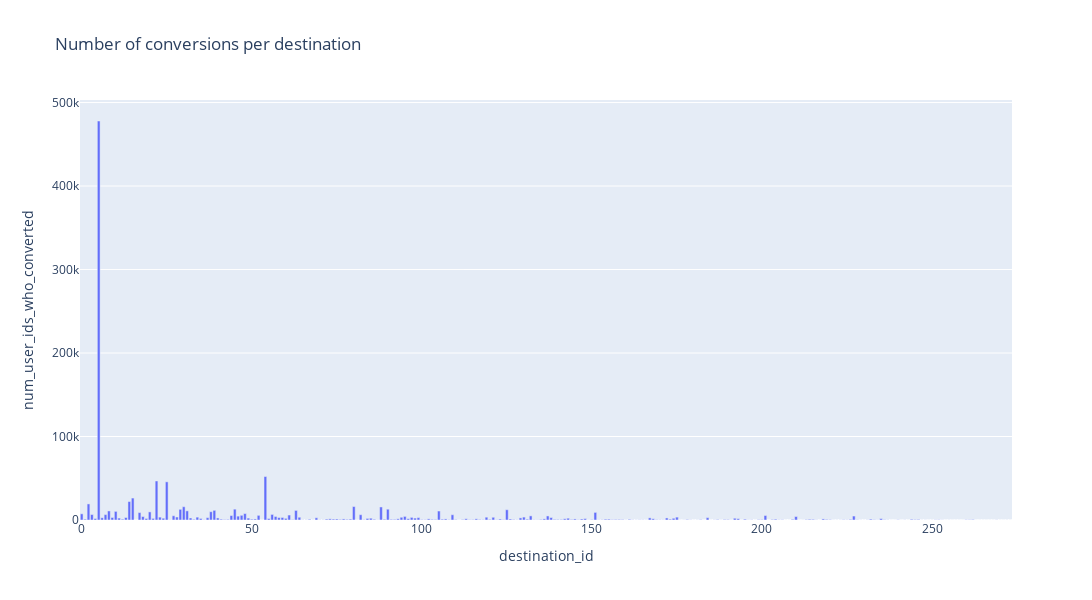
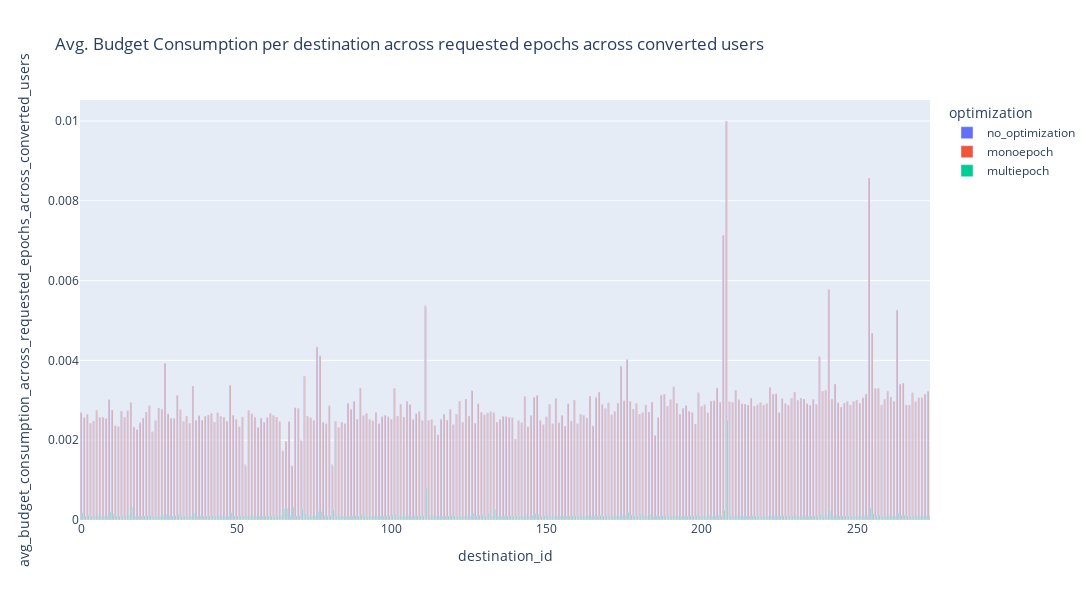
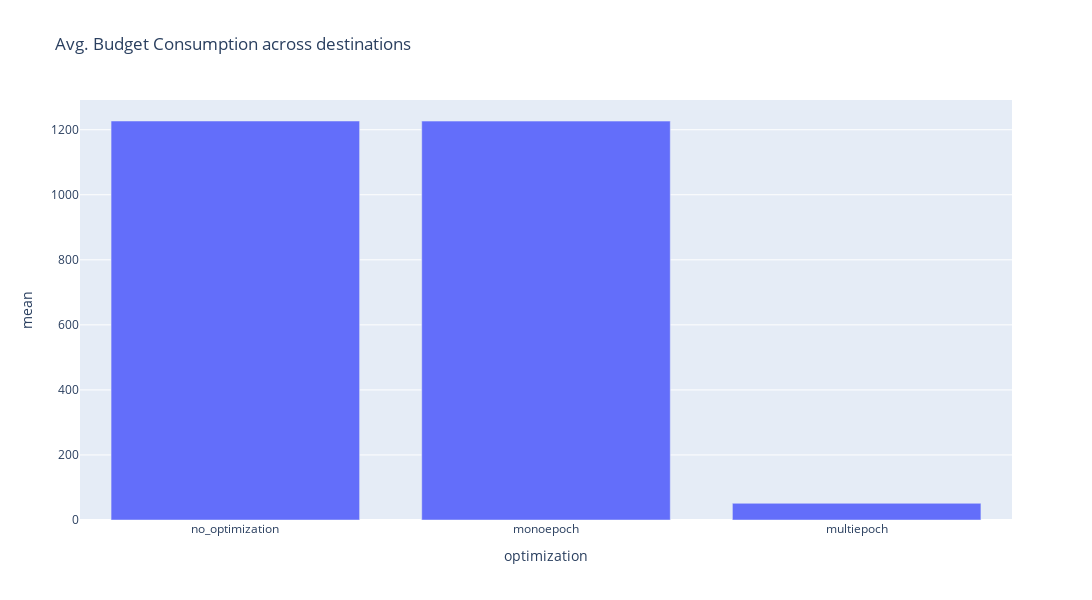
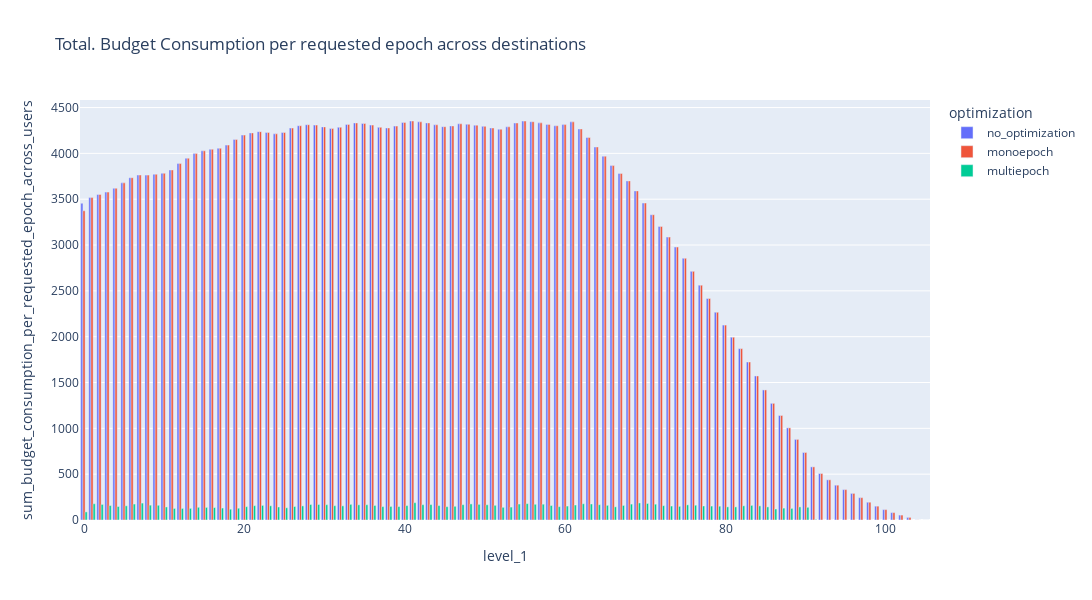

The notebook cell these images were saved under, in order:
### Code cell
path = "ray/criteo/optimizations/run_and_report_2024-03-16_03-28-43"
_, destinations_df, total_users_converted = analyze_budget_consumption(path, get_user_logs=False, get_destination_logs=True)
plot_budget_consumption(destinations_df)

### Figure 1 — Plotly figure (JSON) as saved in the notebook; plotly's stock layout.template omitted (floating-point values rounded to 4 significant figures; data arrays with more than 128 entries replaced by an {"elided": "..."} marker saying what was removed)
{"data": [{"alignmentgroup": "True", "hovertemplate": "destination_id=%{x}<br>num_user_ids_who_converted=%{y}<extra></extra>", "legendgroup": "", "marker": {"color": "#636efa", "pattern": {"shape": ""}}, "name": "", "offsetgroup": "", "orientation": "v", "showlegend": false, "textposition": "auto", "type": "bar", "x": {"elided": "274 int values"}, "xaxis": "x", "y": {"elided": "274 int values"}, "yaxis": "y"}], "layout": {"barmode": "relative", "height": 600, "legend": {"tracegroupgap": 0}, "title": {"text": "Number of conversions per destination"}, "width": 1100, "xaxis": {"anchor": "y", "autorange": true, "domain": [0, 1], "range": [-0.5, 273.5], "title": {"text": "destination_id"}, "type": "linear"}, "yaxis": {"anchor": "x", "autorange": true, "domain": [0, 1], "range": [0, 503040], "title": {"text": "num_user_ids_who_converted"}, "type": "linear"}}}

### Figure 2 — Plotly figure (JSON) as saved in the notebook; plotly's stock layout.template omitted (floating-point values rounded to 4 significant figures; data arrays with more than 128 entries replaced by an {"elided": "..."} marker saying what was removed)
{"data": [{"alignmentgroup": "True", "hovertemplate": "optimization=no_optimization<br>destination_id=%{x}<br>avg_budget_consumption_across_requested_epochs_across_converted_users=%{y}<extra></extra>", "legendgroup": "no_optimization", "marker": {"color": "#636efa", "pattern": {"shape": ""}}, "name": "no_optimization", "offsetgroup": "no_optimization", "orientation": "v", "showlegend": true, "textposition": "auto", "type": "bar", "x": {"elided": "274 int values"}, "xaxis": "x", "y": {"elided": "274 float values"}, "yaxis": "y"}, {"alignmentgroup": "True", "hovertemplate": "optimization=monoepoch<br>destination_id=%{x}<br>avg_budget_consumption_across_requested_epochs_across_converted_users=%{y}<extra></extra>", "legendgroup": "monoepoch", "marker": {"color": "#EF553B", "pattern": {"shape": ""}}, "name": "monoepoch", "offsetgroup": "monoepoch", "orientation": "v", "showlegend": true, "textposition": "auto", "type": "bar", "x": {"elided": "274 int values"}, "xaxis": "x", "y": {"elided": "274 float values"}, "yaxis": "y"}, {"alignmentgroup": "True", "hovertemplate": "optimization=multiepoch<br>destination_id=%{x}<br>avg_budget_consumption_across_requested_epochs_across_converted_users=%{y}<extra></extra>", "legendgroup": "multiepoch", "marker": {"color": "#00cc96", "pattern": {"shape": ""}}, "name": "multiepoch", "offsetgroup": "multiepoch", "orientation": "v", "showlegend": true, "textposition": "auto", "type": "bar", "x": {"elided": "274 int values"}, "xaxis": "x", "y": {"elided": "274 float values"}, "yaxis": "y"}], "layout": {"barmode": "group", "height": 600, "legend": {"title": {"text": "optimization"}, "tracegroupgap": 0}, "title": {"text": "Avg. Budget Consumption per destination across requested epochs across converted users"}, "width": 1100, "xaxis": {"anchor": "y", "autorange": true, "domain": [0, 1], "range": [-0.5, 273.5], "title": {"text": "destination_id"}, "type": "linear"}, "yaxis": {"anchor": "x", "autorange": true, "domain": [0, 1], "range": [0, 0.01053], "title": {"text": "avg_budget_consumption_across_requested_epochs_across_converted_users"}, "type": "linear"}}}

### Figure 3 — Plotly figure (JSON) as saved in the notebook; plotly's stock layout.template omitted (floating-point values rounded to 4 significant figures)
{"data": [{"alignmentgroup": "True", "hovertemplate": "optimization=%{x}<br>mean=%{y}<extra></extra>", "legendgroup": "", "marker": {"color": "#636efa", "pattern": {"shape": ""}}, "name": "", "offsetgroup": "", "orientation": "v", "showlegend": false, "textposition": "auto", "type": "bar", "x": ["no_optimization", "monoepoch", "multiepoch"], "xaxis": "x", "y": [1227.0, 1227.0, 51.32], "yaxis": "y"}], "layout": {"barmode": "relative", "height": 600, "legend": {"tracegroupgap": 0}, "title": {"text": "Avg. Budget Consumption across destinations"}, "width": 1100, "xaxis": {"anchor": "y", "autorange": true, "domain": [0, 1], "range": [-0.5, 2.5], "title": {"text": "optimization"}, "type": "category"}, "yaxis": {"anchor": "x", "autorange": true, "domain": [0, 1], "range": [0, 1291.0], "title": {"text": "mean"}, "type": "linear"}}}

### Figure 4 — Plotly figure (JSON) as saved in the notebook; plotly's stock layout.template omitted (floating-point values rounded to 4 significant figures)
{"data": [{"alignmentgroup": "True", "hovertemplate": "optimization=no_optimization<br>level_1=%{x}<br>sum_budget_consumption_per_requested_epoch_across_users=%{y}<extra></extra>", "legendgroup": "no_optimization", "marker": {"color": "#636efa", "pattern": {"shape": ""}}, "name": "no_optimization", "offsetgroup": "no_optimization", "orientation": "v", "showlegend": true, "textposition": "auto", "type": "bar", "x": [0, 1, 2, 3, 4, 5, 6, 7, 8, 9, 10, 11, 12, 13, 14, 15, 16, 17, 18, 19, 20, 21, 22, 23, 24, 25, 26, 27, 28, 29, 30, 31, 32, 33, 34, 35, 36, 37, 38, 39, 40, 41, 42, 43, 44, 45, 46, 47, 48, 49, 50, 51, 52, 53, 54, 55, 56, 57, 58, 59, 60, 61, 62, 63, 64, 65, 66, 67, 68, 69, 70, 71, 72, 73, 74, 75, 76, 77, 78, 79, 80, 81, 82, 83, 84, 85, 86, 87, 88, 89, 90, 91, 92, 93, 94, 95, 96, 97, 98, 99, 100, 101, 102, 103, 104, 105], "xaxis": "x", "y": [3455.0, 3518.0, 3552.0, 3578.0, 3620.0, 3678.0, 3735.0, 3764.0, 3763.0, 3772.0, 3782.0, 3820.0, 3889.0, 3947.0, 3998.0, 4028.0, 4045.0, 4056.0, 4090.0, 4151.0, 4199.0, 4223.0, 4237.0, 4229.0, 4213.0, 4228.0, 4276.0, 4302.0, 4313.0, 4308.0, 4289.0, 4271.0, 4285.0, 4316.0, 4332.0, 4326.0, 4308.0, 4284.0, 4278.0, 4298.0, 4337.0, 4353.0, 4344.0, 4332.0, 4312.0, 4291.0, 4300.0, 4323.0, 4317.0, 4308.0, 4295.0, 4278.0, 4264.0, 4290.0, 4332.0, 4353.0, 4346.0, 4333.0, 4316.0, 4301.0, 4314.0, 4344.0, 4267.0, 4173.0, 4070.0, 3970.0, 3867.0, 3781.0, 3700.0, 3591.0, 3458.0, 3331.0, 3202.0, 3086.0, 2978.0, 2855.0, 2713.0, 2562.0, 2416.0, 2267.0, 2127.0, 1994.0, 1870.0, 1724.0, 1571.0, 1419.0, 1273.0, 1140.0, 1005.0, 879.3, 736.5, 579.6, 506.8, 438.2, 379.9, 331.7, 290.0, 243.7, 194.0, 150.9, 113.5, 80.62, 53.78, 28.44, 1.08, 0.02], "yaxis": "y"}, {"alignmentgroup": "True", "hovertemplate": "optimization=monoepoch<br>level_1=%{x}<br>sum_budget_consumption_per_requested_epoch_across_users=%{y}<extra></extra>", "legendgroup": "monoepoch", "marker": {"color": "#EF553B", "pattern": {"shape": ""}}, "name": "monoepoch", "offsetgroup": "monoepoch", "orientation": "v", "showlegend": true, "textposition": "auto", "type": "bar", "x": [0, 1, 2, 3, 4, 5, 6, 7, 8, 9, 10, 11, 12, 13, 14, 15, 16, 17, 18, 19, 20, 21, 22, 23, 24, 25, 26, 27, 28, 29, 30, 31, 32, 33, 34, 35, 36, 37, 38, 39, 40, 41, 42, 43, 44, 45, 46, 47, 48, 49, 50, 51, 52, 53, 54, 55, 56, 57, 58, 59, 60, 61, 62, 63, 64, 65, 66, 67, 68, 69, 70, 71, 72, 73, 74, 75, 76, 77, 78, 79, 80, 81, 82, 83, 84, 85, 86, 87, 88, 89, 90, 91, 92, 93, 94, 95, 96, 97, 98, 99, 100, 101, 102, 103, 104, 105], "xaxis": "x", "y": [3374.0, 3518.0, 3552.0, 3578.0, 3620.0, 3678.0, 3735.0, 3764.0, 3763.0, 3772.0, 3782.0, 3820.0, 3889.0, 3947.0, 3998.0, 4028.0, 4045.0, 4056.0, 4090.0, 4151.0, 4199.0, 4223.0, 4237.0, 4229.0, 4213.0, 4228.0, 4276.0, 4302.0, 4313.0, 4308.0, 4289.0, 4271.0, 4285.0, 4316.0, 4332.0, 4326.0, 4308.0, 4284.0, 4278.0, 4298.0, 4337.0, 4353.0, 4344.0, 4332.0, 4312.0, 4291.0, 4300.0, 4323.0, 4317.0, 4308.0, 4295.0, 4278.0, 4264.0, 4290.0, 4332.0, 4353.0, 4346.0, 4333.0, 4316.0, 4301.0, 4314.0, 4344.0, 4267.0, 4173.0, 4070.0, 3970.0, 3867.0, 3781.0, 3700.0, 3591.0, 3458.0, 3331.0, 3202.0, 3086.0, 2978.0, 2855.0, 2713.0, 2562.0, 2416.0, 2267.0, 2127.0, 1994.0, 1870.0, 1724.0, 1571.0, 1419.0, 1273.0, 1140.0, 1005.0, 879.3, 736.5, 579.6, 506.8, 438.2, 379.9, 331.7, 290.0, 243.7, 194.0, 150.9, 113.5, 80.62, 53.78, 28.44, 1.08, 0.02], "yaxis": "y"}, {"alignmentgroup": "True", "hovertemplate": "optimization=multiepoch<br>level_1=%{x}<br>sum_budget_consumption_per_requested_epoch_across_users=%{y}<extra></extra>", "legendgroup": "multiepoch", "marker": {"color": "#00cc96", "pattern": {"shape": ""}}, "name": "multiepoch", "offsetgroup": "multiepoch", "orientation": "v", "showlegend": true, "textposition": "auto", "type": "bar", "x": [0, 1, 2, 3, 4, 5, 6, 7, 8, 9, 10, 11, 12, 13, 14, 15, 16, 17, 18, 19, 20, 21, 22, 23, 24, 25, 26, 27, 28, 29, 30, 31, 32, 33, 34, 35, 36, 37, 38, 39, 40, 41, 42, 43, 44, 45, 46, 47, 48, 49, 50, 51, 52, 53, 54, 55, 56, 57, 58, 59, 60, 61, 62, 63, 64, 65, 66, 67, 68, 69, 70, 71, 72, 73, 74, 75, 76, 77, 78, 79, 80, 81, 82, 83, 84, 85, 86, 87, 88, 89, 90, 91, 92, 93, 94, 95, 96, 97, 98, 99, 100, 101, 102, 103, 104, 105], "xaxis": "x", "y": [88.37, 177.4, 170.1, 157.8, 147.2, 154.9, 174.1, 184.6, 161.9, 160.7, 142.2, 126.2, 126.3, 127.0, 138.8, 137.5, 135.6, 130.4, 117.8, 128.5, 145.5, 156.5, 159.4, 155.0, 142.1, 133.3, 147.4, 153.8, 169.3, 169.3, 167.0, 156.0, 154.4, 170.8, 165.6, 166.6, 158.5, 146.1, 147.8, 146.4, 157.4, 188.8, 167.0, 168.2, 157.1, 145.4, 149.6, 167.2, 175.5, 170.8, 166.0, 160.3, 138.5, 140.9, 174.2, 178.7, 171.5, 172.6, 158.3, 145.4, 152.2, 163.7, 177.2, 174.9, 166.9, 160.0, 143.9, 159.0, 173.5, 186.1, 180.5, 172.6, 156.3, 152.4, 149.0, 165.2, 161.5, 153.0, 152.0, 150.7, 143.3, 142.9, 154.7, 159.5, 154.1, 142.8, 119.9, 129.6, 126.5, 142.7, 138.4, 5.96, 0, 0, 0, 0, 0, 0, 0, 0, 0, 0, 0, 0, 0, 0], "yaxis": "y"}], "layout": {"barmode": "group", "height": 600, "legend": {"title": {"text": "optimization"}, "tracegroupgap": 0}, "title": {"text": "Total. Budget Consumption per requested epoch across destinations"}, "width": 1100, "xaxis": {"anchor": "y", "autorange": true, "domain": [0, 1], "range": [-0.5, 105.5], "title": {"text": "level_1"}, "type": "linear"}, "yaxis": {"anchor": "x", "autorange": true, "domain": [0, 1], "range": [0, 4582.0], "title": {"text": "sum_budget_consumption_per_requested_epoch_across_users"}, "type": "linear"}}}
